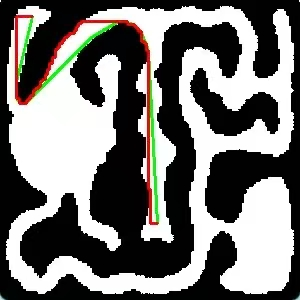
#> input picture compare.jpg, 300 x 300 px; its folder holds only this picture in this run
$ python -i utils.py   (imports and definitions only)
#> lines starting #> are read from the running program, lines starting #| are printed output that depends on the picture; after the words box and inside, x2 and y2 are one past the last pixel; in counts of white or black regions, pixels touching at a corner belong together
#> further down, picture is the input picture: shape (300, 300, 3); mean B, G, R 115.1, 117.6, 118.4
import re
import json
import pyautogui
import time
import math
import os
import cv2
import traceback
import heapq
import numpy as np

MAP = ""


# [11 lines left out: functions apply_map, if_in_area, not called in this run]


def distance(pos1, pos2):
    return math.sqrt((pos1[0] - pos2[0])**2 + (pos1[1] - pos2[1])**2)


# [100 lines left out: functions check_map_border, toggle_map, calc_anti_stuck, execute_anti_stuck, keydown, not called in this run]


def keyup(direction):
    pyautogui.moveTo(1920//2, 1080//2)


# [37 lines left out: functions get_player_position, abandon_game, check_stage, get_map, not called in this run]


def preprocess_map(image):
    gray = cv2.cvtColor(image, cv2.COLOR_BGR2GRAY)
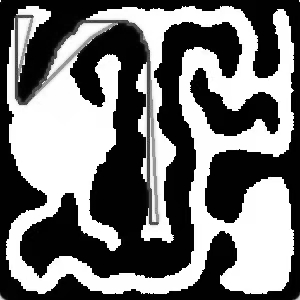
#> gray: shape (300, 300); min 0, max 255, mean 117.5
    _, binary = cv2.threshold(gray, 200, 255, cv2.THRESH_BINARY)
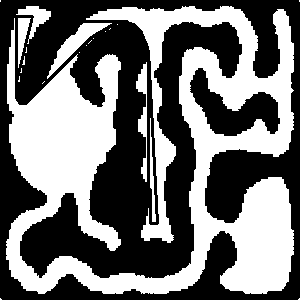
#> binary: shape (300, 300); 44.9% white; 22 white regions (16 under 20 px), largest, box (x1, y1, x2, y2) and area: (6, 6, 294, 294) 37894, (47, 23, 112, 79) 852, (136, 62, 147, 182) 573, (16, 6, 51, 44) 441, (18, 18, 31, 68) 331, (150, 118, 156, 222) 268
    hsv = cv2.cvtColor(image, cv2.COLOR_BGR2HSV)
#> hsv: shape (300, 300, 3); mean H, S, V 21.4, 37.2, 120.6
    lower_yellow = np.array([20, 100, 100])
    upper_yellow = np.array([30, 255, 255])
    yellow_mask = cv2.inRange(hsv, lower_yellow, upper_yellow)
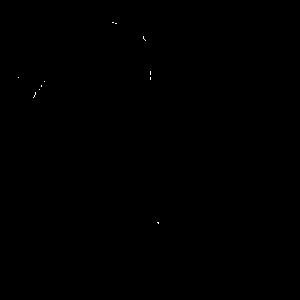
#> yellow_mask: shape (300, 300); 0.03% white in thin lines or dots, all inside (x1, y1, x2, y2) = (18, 22, 159, 224)
    binary[yellow_mask > 0] = 255
    cv2.imwrite('./maps/anthell.png', binary)
    return binary


def load_binary_map():
    return cv2.imread(f'./maps/{MAP}.png', cv2.IMREAD_GRAYSCALE)


# [37 lines left out: functions get_player_location_on_map, calibrate_player, not called in this run]

>>> import cv2
>>> picture = cv2.imread('compare.jpg')
>>> result = preprocess_map(picture)
